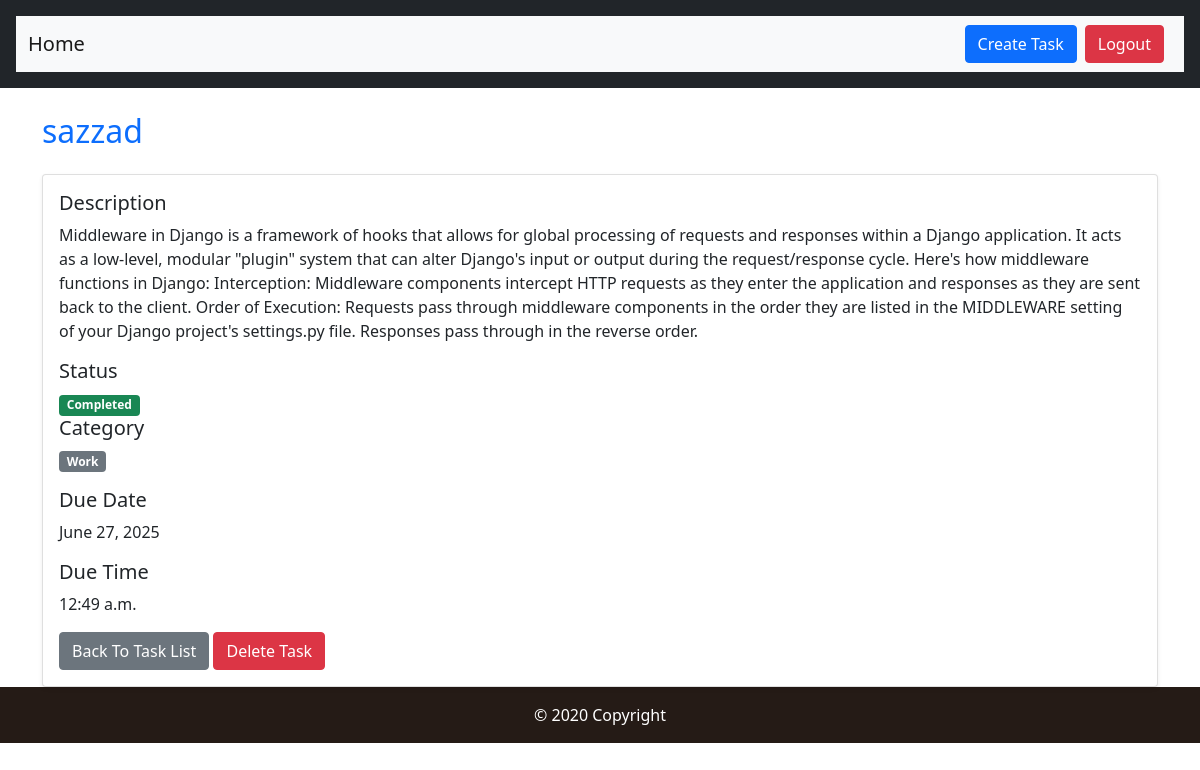
The page /task/2/ (signed in) on the database its author committed.
### task/models.py (models this page shows, shortened)
class Task(models.Model):
    STATUS = [
        ('pending', 'Pending'),
        ('completed', 'Completed'),
    ]
    CATEGORY = [
        ('work', 'Work'),
        ('personal', 'Personal'),
        ('other', 'Other'),
    ]
    title = models.CharField(max_length=100)
    description = models.TextField()
    due_date = models.DateField()
    due_time = models.TimeField()
    status = models.CharField(max_length=10, choices=STATUS)
    category = models.CharField(max_length=10, choices=CATEGORY)
    is_completed = models.BooleanField(default=False)
    user = models.ForeignKey(User, on_delete=models.CASCADE)

### task/views.py (the view)
# urls.py: path('task/<int:task_id>/', views.task_detail, name='task_detail'),
@login_required
def task_detail(request, task_id):
    task = get_object_or_404(Task, id=task_id, user=request.user)
    return render(request, 'task_detail.html', {'task' : task})

### task/templates/task_detail.html (shortened to what this page needs)
{% extends "base.html" %} {% block content %}
<h2 class="mb-4 text-primary">{{ task.title }}</h2>
<div class="card shadow-sm">
  <div class="card-body">
    <div class="md-3">
      <h5>Description</h5>
      <p>{{ task.description }}</p>
    </div>
    <div class="md-3">
      <h5>Status</h5>
      {% if task.is_completed %}
        <span class="badge bg-success">Completed</span>
      {% else %}
        <span class="badge bg-warning">Pending</span>
      {% endif %}
    </div>
    <div class="mb-3">
        <h5>Category</h5>
        <span class="badge bg-secondary">{{ task.get_category_display}}</span>
    </div>
    <div class="mb-3">
        <h5>Due Date</h5>
        <p>{{ task.due_date}}</p>
    </div>
    <div class="mb-3">
        <h5>Due Time</h5>
        <p>{{ task.due_time}}</p>
    </div>
    <div>
      <a href="{% url "task_list" %}" class="btn btn-secondary">Back To Task List</a>
      <a href="{% url "task_delete" task.id %}" class="btn btn-danger">Delete Task</a>
    </div>
  </div>
</div>
{% endblock %}

### rows shown on the page
Task: title "sazzad", description "Middleware in Django is a framework of hooks that allows for global processing of requests and responses within a Django application. It acts as a low-level, modular \"plugin\" system that can alter Django's input or output during the request/response cycle. Here's how middleware functions in Django: Interception: Middleware components intercept HTTP requests as they enter the application and responses as they are sent back to the client. Order of Execution: Requests pass through middleware components in the order they are listed in the MIDDLEWARE setting of your Django project's settings.py file. Responses pass through in the reverse order.", category "Work", due_date "June 27, 2025", due_time "12:49 a.m."
